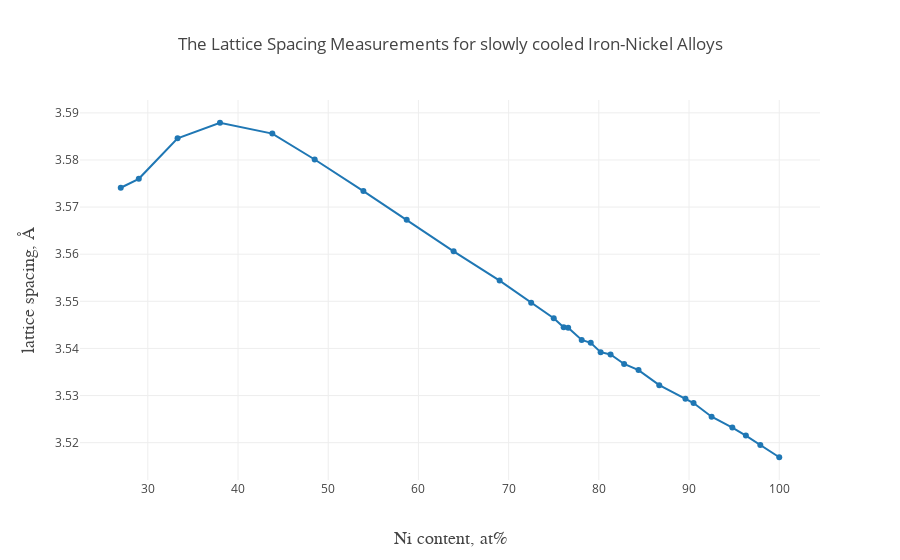

The code cell stored with this chart in its notebook:
### Code cell
import plotly
import plotly.graph_objs as go

plotly.offline.init_notebook_mode(connected=True)

plotly.offline.iplot({
    "data": [go.Scatter(x=df['Ni content, at%'], y=df['lattice parameter'], mode = 'lines+markers')],
    "layout": go.Layout(
                title='The Lattice Spacing Measurements for slowly cooled Iron-Nickel Alloys',
                xaxis=dict(
                    title='Ni content, at%',
                    titlefont=dict(
                        family='Courier New, monospace',
                        size=18,
                        color='k'
                    )
                ),
                yaxis=dict(
                    title='lattice spacing, Å',
                    titlefont=dict(
                        family='Courier New, monospace',
                        size=18,
                        color='k'
                    )
                )
    )
        
})

### Figure 1 — Plotly figure (JSON) as saved in the notebook; plotly's stock layout.template omitted (floating-point values rounded to 4 significant figures)
{"data": [{"mode": "lines+markers", "type": "scatter", "x": [27, 29, 33.3, 38, 43.8, 48.5, 53.9, 58.7, 63.9, 69, 72.5, 75, 76.1, 76.6, 78.1, 79.1, 80.2, 81.3, 82.8, 84.4, 86.7, 89.6, 90.5, 92.5, 94.8, 96.3, 97.9, 100], "y": [3.574, 3.576, 3.585, 3.588, 3.586, 3.58, 3.573, 3.567, 3.561, 3.554, 3.55, 3.546, 3.545, 3.544, 3.542, 3.541, 3.539, 3.539, 3.537, 3.535, 3.532, 3.529, 3.528, 3.526, 3.523, 3.522, 3.519, 3.517]}], "layout": {"title": "The Lattice Spacing Measurements for slowly cooled Iron-Nickel Alloys", "xaxis": {"title": "Ni content, at%", "titlefont": {"color": "k", "family": "Courier New, monospace", "size": 18}}, "yaxis": {"title": "lattice spacing, Å", "titlefont": {"color": "k", "family": "Courier New, monospace", "size": 18}}}}
